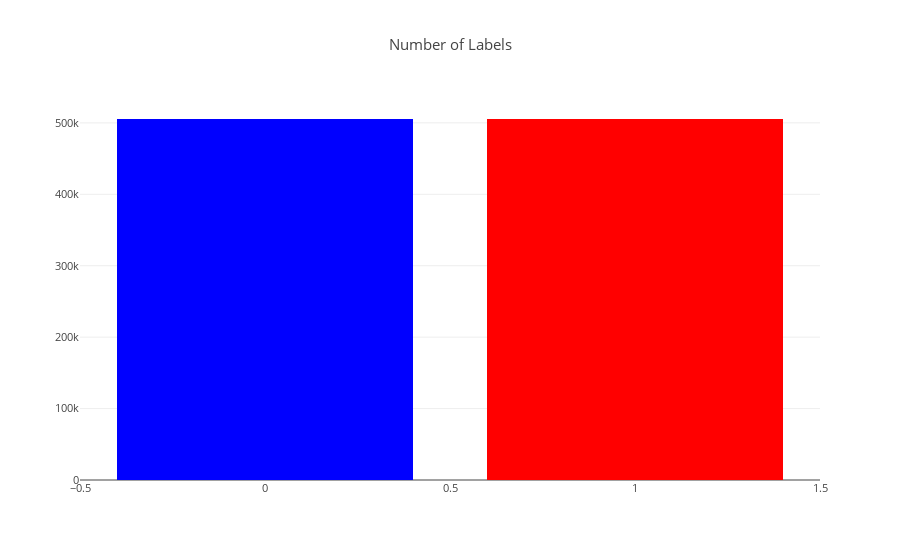

Notebook code for this chart:
### Code cell
cnt_lbl = train_df['label'].value_counts()
trace = go.Bar(
    x=cnt_lbl.index,
    y=cnt_lbl.values,
    marker=dict(
        color=cnt_lbl.values,
        colorscale = 'Picnic',
        reversescale = True
    ),
)

layout = go.Layout(
    title='Number of Labels',
    font=dict(size=11)
)

data = [trace]
fig = go.Figure(data=data, layout=layout)
py.iplot(fig, filename="TargetCount")

### Figure 1 — Plotly figure (JSON) as saved in the notebook; plotly's stock layout.template omitted (floating-point values rounded to 4 significant figures)
{"data": [{"marker": {"color": [505405, 505368], "colorscale": "Picnic", "reversescale": true}, "type": "bar", "uid": "b5ec6128-5a78-4eda-85ab-c487c7905fb8", "x": [0, 1], "y": [505405, 505368]}], "layout": {"font": {"size": 11}, "title": {"text": "Number of Labels"}}}
